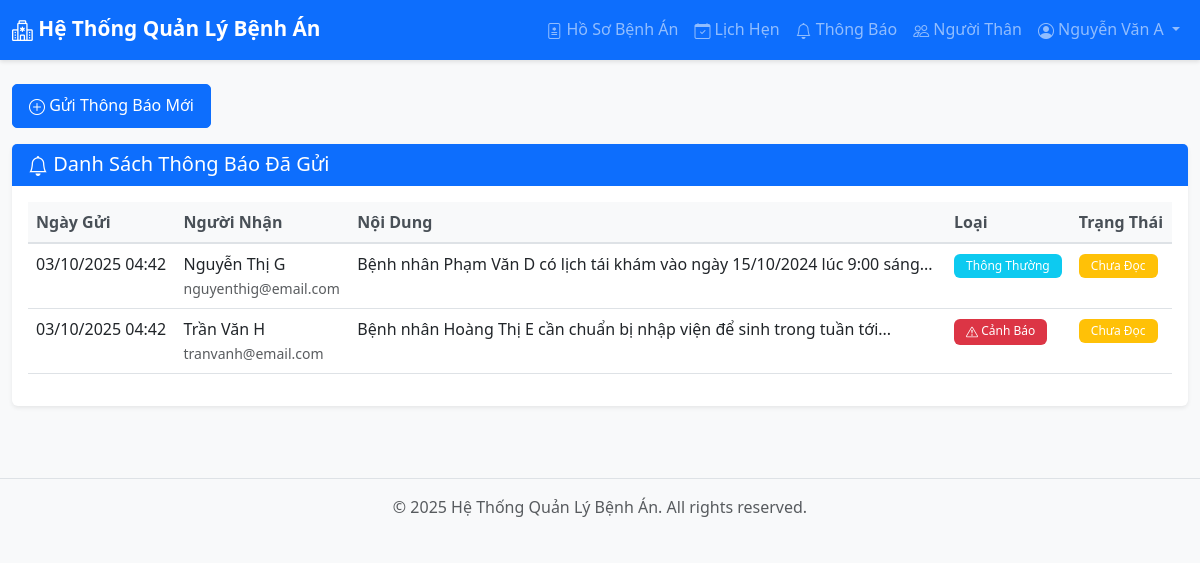
Page /modules/notifications/list.php (signed in) on the committed database.
### tables this page shows
CREATE TABLE thong_bao (
    id INT AUTO_INCREMENT PRIMARY KEY,
    nguoi_nhan_id INT NOT NULL,
    noi_dung TEXT,
    canh_bao BOOLEAN DEFAULT FALSE,
    ngay_tao DATETIME DEFAULT CURRENT_TIMESTAMP,
    da_doc BOOLEAN DEFAULT FALSE,
    FOREIGN KEY (nguoi_nhan_id) REFERENCES tai_khoan(id)
);

CREATE TABLE tai_khoan (
    id INT AUTO_INCREMENT PRIMARY KEY,
    ten_dang_nhap VARCHAR(100) UNIQUE NOT NULL,
    mat_khau VARCHAR(255) NOT NULL,
    email VARCHAR(255) UNIQUE,
    so_dien_thoai VARCHAR(20),
    ho_va_ten VARCHAR(255),
    ngay_sinh DATE,
    gioi_tinh ENUM('nam', 'nu', 'khac'),
    dia_chi VARCHAR(255),
    vai_tro ENUM('giam_doc', 'bac_si', 'nhan_vien', 'duoc_si', 'benh_nhan', 'nguoi_nha') NOT NULL,
    ngay_tao DATETIME DEFAULT CURRENT_TIMESTAMP,
    ngay_cap_nhat DATETIME DEFAULT CURRENT_TIMESTAMP ON UPDATE CURRENT_TIMESTAMP
);

### config/Database.php (called while the page is built, shortened)
<?php
class Database {
    private $host = DB_HOST;
    private $db_name = DB_NAME;
    private $username = DB_USER;
    private $password = DB_PASS;
    private $charset = DB_CHARSET;
    private $conn = null;
    public function connect() {
        try {
            $dsn = "mysql:host={$this->host};dbname={$this->db_name};charset={$this->charset}";
            $options = [
                PDO::ATTR_ERRMODE => PDO::ERRMODE_EXCEPTION,
                PDO::ATTR_DEFAULT_FETCH_MODE => PDO::FETCH_ASSOC,
                PDO::ATTR_EMULATE_PREPARES => false,
            ];
            $this->conn = new PDO($dsn, $this->username, $this->password, $options);
            return $this->conn;
        } catch(PDOException $e) {
            echo "Lỗi kết nối: " . $e->getMessage();
            return null;
        }
    }
    public function query($sql, $params = []) {
        try {
            $stmt = $this->conn->prepare($sql);
            $stmt->execute($params);
            return $stmt;
        } catch(PDOException $e) {
            echo "Lỗi truy vấn: " . $e->getMessage();
            return false;
        }
    }
    public function fetchAll($sql, $params = []) {
        $stmt = $this->query($sql, $params);
        return $stmt ? $stmt->fetchAll() : [];
    }
}
?>

### includes/functions.php (called while the page is built, shortened)
<?php
function formatDateTime($datetime, $format = 'd/m/Y H:i') {
    return date($format, strtotime($datetime));
}
?>

### modules/notifications/list.php (the view, shortened to what this page needs)
<?php
require_once '../../config/Database.php';
require_once '../../includes/functions.php';
$db = new Database();
$sql = "SELECT
            tb.*,
            tk.ho_va_ten as nguoi_nhan_ten,
            tk.email as nguoi_nhan_email
        FROM thong_bao tb
        JOIN tai_khoan tk ON tb.nguoi_nhan_id = tk.id
        WHERE tk.vai_tro = 'nguoi_nha'
        ORDER BY tb.ngay_tao DESC
        LIMIT 50";
$notifications = $db->fetchAll($sql);
include '../../includes/header.php';
?>
<div class="row">
    <div class="col-12">
        <div class="mb-3">
            <a href="send.php" class="btn btn-primary">
                <i class="bi bi-plus-circle"></i> Gửi Thông Báo Mới
            </a>
        </div>
    </div>
</div>
<div class="row">
    <div class="col-12">
        <div class="card shadow-sm">
            <div class="card-header bg-primary text-white">
                <h5 class="mb-0"><i class="bi bi-bell"></i> Danh Sách Thông Báo Đã Gửi</h5>
            </div>
            <div class="card-body">
                <?php if (empty($notifications)): ?>
                    <div class="alert alert-info">
                        <i class="bi bi-info-circle"></i> Chưa có thông báo nào.
                    </div>
                <?php else: ?>
                    <div class="table-responsive">
                        <table class="table table-hover">
                            <thead class="table-light">
                                <tr>
                                    <th>Ngày Gửi</th>
                                    <th>Người Nhận</th>
                                    <th>Nội Dung</th>
                                    <th>Loại</th>
                                    <th>Trạng Thái</th>
                                </tr>
                            </thead>
                            <tbody>
                                <?php foreach ($notifications as $notif): ?>
                                    <tr>
                                        <td><?php echo formatDateTime($notif['ngay_tao']); ?></td>
                                        <td>
                                            <?php echo htmlspecialchars($notif['nguoi_nhan_ten']); ?><br>
                                            <small class="text-muted"><?php echo htmlspecialchars($notif['nguoi_nhan_email']); ?></small>
                                        </td>
                                        <td><?php echo htmlspecialchars(substr($notif['noi_dung'], 0, 100)); ?>...</td>
                                        <td>
                                            <?php if ($notif['canh_bao']): ?>
                                                <span class="badge bg-danger">
                                                    <i class="bi bi-exclamation-triangle"></i> Cảnh Báo
                                                </span>
                                            <?php else: ?>
                                                <span class="badge bg-info">Thông Thường</span>
                                            <?php endif; ?>
                                        </td>
                                        <td>
                                            <?php if ($notif['da_doc']): ?>
                                                <span class="badge bg-success">Đã Đọc</span>
                                            <?php else: ?>
                                                <span class="badge bg-warning">Chưa Đọc</span>
                                            <?php endif; ?>
                                        </td>
                                    </tr>
                                <?php endforeach; ?>
                            </tbody>
                        </table>
                    </div>
                <?php endif; ?>
            </div>
        </div>
    </div>
</div>
<?php include '../../includes/footer.php'; ?>

### assets/css/style.css (style rules this page uses)
:root { --primary-color: #0d6efd; --secondary-color: #6c757d; --success-color: #198754; --danger-color: #dc3545; --warning-color: #ffc107; --info-color: #0dcaf0; }
body { font-family: 'Segoe UI', Tahoma, Geneva, Verdana, sans-serif; background-color: #f8f9fa; min-height: 100vh; }
.card { border: none; margin-bottom: 1.5rem; transition: transform 0.2s, box-shadow 0.2s; }
.card-header { border-bottom: none; font-weight: 600; }
.table { background-color: white; }
.table thead th { border-bottom: 2px solid #dee2e6; font-weight: 600; color: #495057; }
.btn { border-radius: 5px; padding: 8px 16px; font-weight: 500; transition: all 0.3s; }
.badge { padding: 6px 12px; font-weight: 500; }
.bi { vertical-align: -0.125em; }
.card, .alert { animation: fadeIn 0.3s ease-in-out; }

### rows in the picture
thong_bao: ngay_tao "03/10/2025 04:42", nguoi_nhan.ho_va_ten "Nguyễn Thị G", nguoi_nhan.email "nguyenthig@email.com", noi_dung "Bệnh nhân Phạm Văn D có lịch tái khám vào ngày 15/10/2024 lúc 9:00 sáng", canh_bao "Thông Thường", da_doc "Chưa Đọc"
thong_bao: ngay_tao "03/10/2025 04:42", nguoi_nhan.ho_va_ten "Trần Văn H", nguoi_nhan.email "tranvanh@email.com", noi_dung "Bệnh nhân Hoàng Thị E cần chuẩn bị nhập viện để sinh trong tuần tới", canh_bao 1 (drawn), da_doc "Chưa Đọc"

### other values in the picture
SITE_NAME "Hệ Thống Quản Lý Bệnh Án"
$currentUser['ho_va_ten'] "Nguyễn Văn A"
